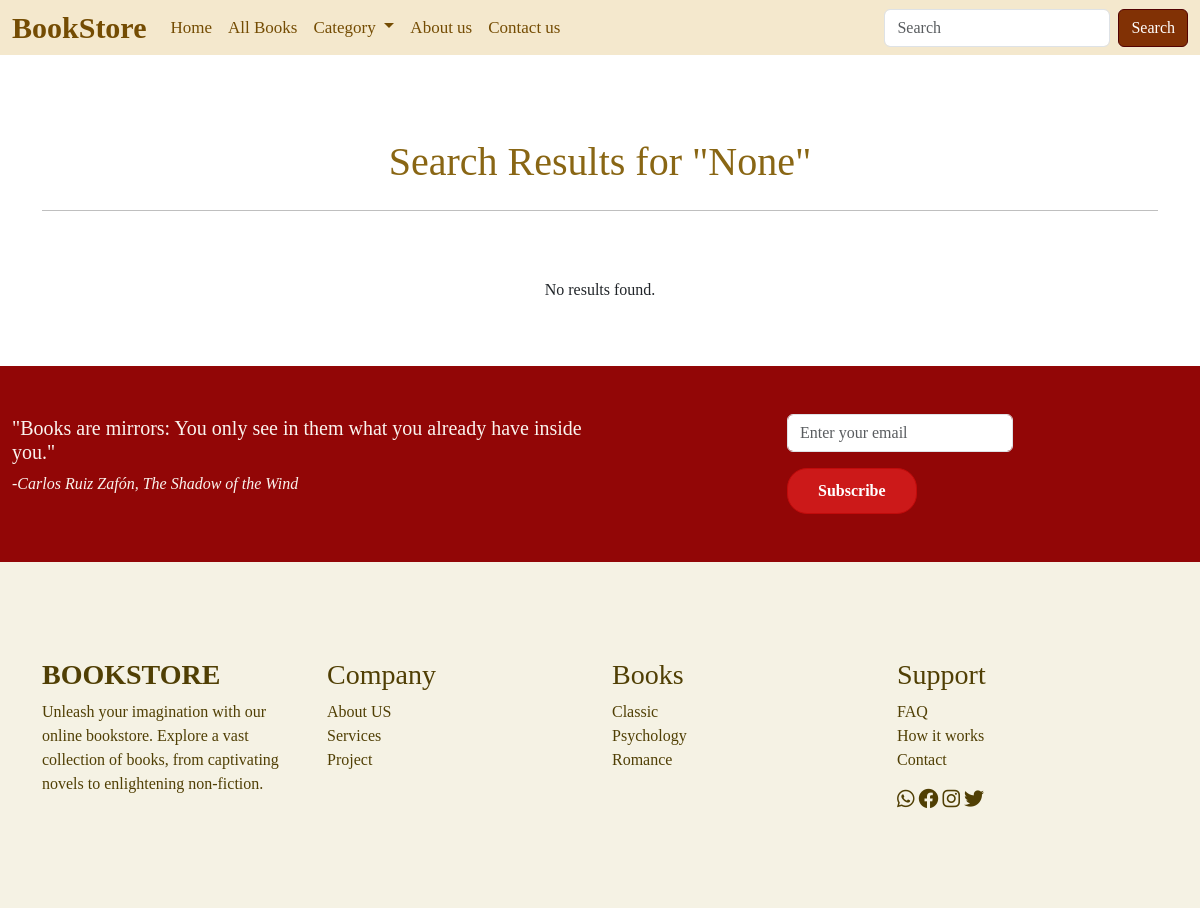
The app's page /search/ with its own data.
### bookApp/models.py (models this page shows, shortened)
class Category(models.Model):
    category_id = models.AutoField(primary_key=True)
    category_name = models.CharField(max_length=50, null=True, blank=True)

### bookApp/views.py (the view)
# urls.py: path('search/', views.search, name='search'),
def search(request):
    book = Book.objects.all()
    categories = Category.objects.all()
    query = request.GET.get('q')
    if query:
        books = Book.objects.filter(title__icontains=query)
    else:
        books = Book.objects.none()
    context = {'books': books,'categories': categories,'query': query,'books': books}
    return render(request, 'search.html', context)

### bookApp/templates/search.html (shortened to what this page needs)
{% extends 'index.html' %}
{% block content %}
<div class="container mt-5">
    <h1 class="text-center mb-4">Search Results for "{{ query }}"</h1>
    <hr>
    <div class="row no-gutters justify-content-center">
        {% if books %}
            {% for book in books %}
                <div class="col-lg-3 col-md-6 col-sm-12 mb-4">
                    <div class="card h-100 shadow">
                        <div class="card-img-container d-flex align-items-center justify-content-center">
                            <img src="{{ book.image.url }}" class="card-img-top" alt="{{ book.title }}">
                            <div class="card-info-overlay">
                                <div>
                                    <a href="{% url 'book' book.book_id %}" class="btn btn-primary mt-3">Buy Now</a>
                                </div>
                            </div>
                        </div>
                        <div class="card-body">
                            <h5 class="card-title fs-5 text-center">{{ book.title }}</h5>
                            <p class="card-text fs-6 text-center">Author: {{ book.book_author }}</p>
                            <p class="card-text fs-6 text-center">Category: {{ book.book_category }}</p>
                            <p class="card-price fs-6 text-center">
                                <i class="fa-sharp fa-solid fa-tags"></i> {{ book.price }}
                            </p>
                        </div>
                    </div>
                </div>
            {% endfor %}
        {% else %}
            <div class="col-12 text-center my-5">
                <p>No results found.</p>
            </div>
        {% endif %}
    </div>
</div>
{% endblock %}

### bookApp/templates/footer.html
<!DOCTYPE html>
<footer class="custom-footer py-5">
    <div class="container py-5">
        <div class="row">
            <div class="col-12 col-md-6 col-lg-3 mb-4 mb-md-0">
                <h3 class="fs-3 fw-bold text-dark"><a href="{% url 'home' %}" >BOOKSTORE</a></h3>
                <p>Unleash your imagination with our online bookstore. Explore a vast collection of books, from captivating novels to enlightening non-fiction. </p>
            </div>
            <div class="col-12 col-md-6 col-lg-3 mb-4 mb-md-0">
                <div>
                    <h3>Company</h3>
                    <ul class="list-unstyled">
                        <li><a href="{% url 'aboutus' %}" >About US</a></li>
                        <li><a href="">Services</a></li>
                        <li><a href="">Project</a></li>
                    </ul>
                </div>
            </div>
            <div class="col-12 col-md-6 col-lg-3 mb-4 mb-md-0">
                <div>
                    <h3>Books</h3>
                    <ul class="list-unstyled">
                        {% for category in categories %}
                        <li>
                            <a class="dropdown-item" href="{% url 'category' category.category_id %}">{{ category.category_name }}</a>
                        </li>
                        {% endfor %}
                    </ul>
                </div>
            </div>
            <div class="col-12 col-md-6 col-lg-3 mb-4 mb-md-0">
                <div>
                    <h3>Support</h3>
                    <ul class="list-unstyled">
                        <li><a href="">FAQ</a></li>
                        <li><a href="">How it works</a></li>
                        <li><a href="{% url 'contact'%}" >Contact</a></li>
                    </ul>
                    <div class="social">
                        <a href="https://whatsapp.com" target="_blank"><i class="fa-brands fa-whatsapp fa-lg"></i></a>
                        <a href="https://facebook.com" target="_blank"><i class="fa-brands fa-facebook fa-lg"></i></a>
                        <a href="https://instagram.com" target="_blank"><i class="fa-brands fa-instagram fa-lg"></i></a>
                        <a href="https://twitter.com" target="_blank"><i class="fa-brands fa-twitter fa-lg"></i></a>
                    </div>
                </div>
            </div>
        </div>
    </div>
</footer>

### bookApp/static/css/style.css (style rules this page uses)
.custom-footer { background-color: #f5f2e4; }
.custom-footer h3, .custom-footer p, .custom-footer a { color: #503f04; }
.custom-footer a { text-decoration: none; }
h1 { text-align: center; font-size: 40px; padding-top: 35px; font-family: Serif; color: #896614; }
hr { color: black; height: 4px; border-style: solid; max-width: 100%; }
body { font-family: serif; }

### records on screen
Category: category_name "Classic"
Category: category_name "Psychology"
Category: category_name "Romance"

### other values on screen
{{ query }} "None"
